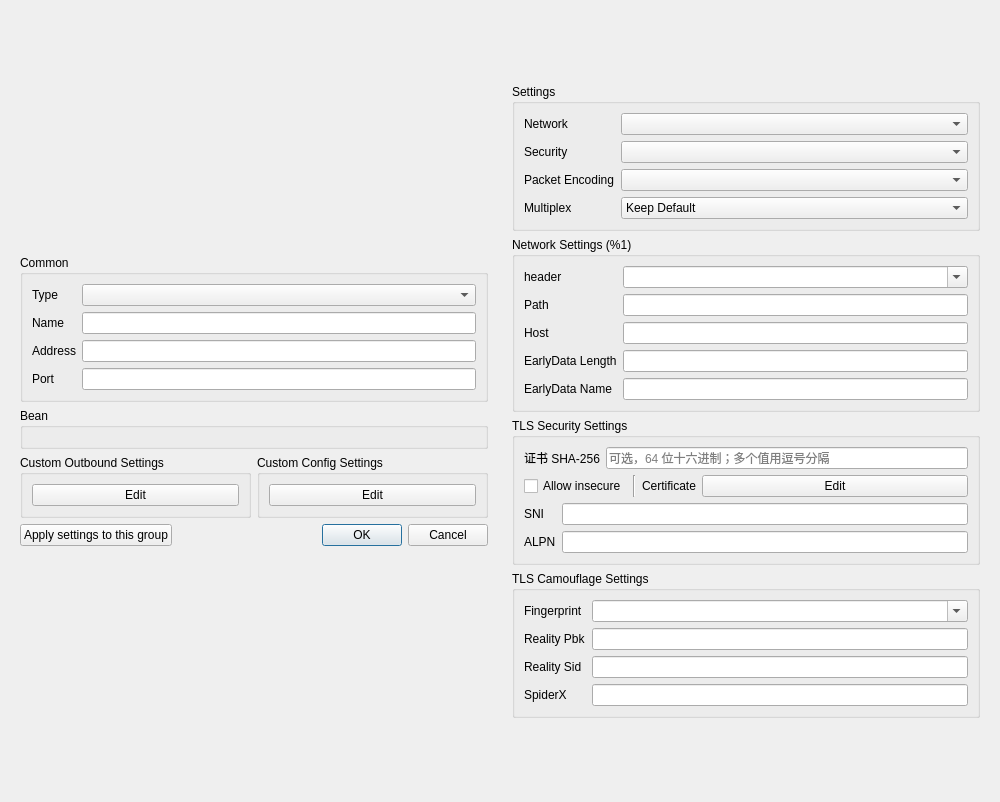
<?xml version="1.0" encoding="UTF-8"?>
<ui version="4.0">
 <class>DialogEditProfile</class>
 <widget class="QDialog" name="DialogEditProfile">
  <property name="geometry">
   <rect>
    <x>0</x>
    <y>0</y>
    <width>1000</width>
    <height>802</height>
   </rect>
  </property>
  <property name="sizePolicy">
   <sizepolicy hsizetype="Preferred" vsizetype="Preferred">
    <horstretch>0</horstretch>
    <verstretch>0</verstretch>
   </sizepolicy>
  </property>
  <property name="windowTitle">
   <string>Edit</string>
  </property>
  <layout class="QHBoxLayout" name="dialog_layout">
   <item>
    <widget class="QWidget" name="left_w" native="true">
     <property name="sizePolicy">
      <sizepolicy hsizetype="Minimum" vsizetype="Maximum">
       <horstretch>0</horstretch>
       <verstretch>0</verstretch>
      </sizepolicy>
     </property>
     <property name="minimumSize">
      <size>
       <width>400</width>
       <height>0</height>
      </size>
     </property>
     <layout class="QVBoxLayout" name="left">
      <property name="sizeConstraint">
       <enum>QLayout::SetDefaultConstraint</enum>
      </property>
      <item>
       <widget class="QGroupBox" name="groupBox">
        <property name="sizePolicy">
         <sizepolicy hsizetype="Preferred" vsizetype="Maximum">
          <horstretch>0</horstretch>
          <verstretch>0</verstretch>
         </sizepolicy>
        </property>
        <property name="title">
         <string>Common</string>
        </property>
        <layout class="QVBoxLayout" name="verticalLayout_3">
         <item>
          <layout class="QGridLayout" name="gridLayout_2">
           <item row="2" column="1">
            <widget class="MyLineEdit" name="address"/>
           </item>
           <item row="1" column="1">
            <widget class="MyLineEdit" name="name"/>
           </item>
           <item row="3" column="1">
            <widget class="QLineEdit" name="port"/>
           </item>
           <item row="0" column="0">
            <widget class="QLabel" name="type_l">
             <property name="text">
              <string>Type</string>
             </property>
            </widget>
           </item>
           <item row="3" column="0">
            <widget class="QLabel" name="port_l">
             <property name="text">
              <string>Port</string>
             </property>
            </widget>
           </item>
           <item row="2" column="0">
            <widget class="QLabel" name="address_l">
             <property name="text">
              <string>Address</string>
             </property>
            </widget>
           </item>
           <item row="1" column="0">
            <widget class="QLabel" name="label">
             <property name="text">
              <string>Name</string>
             </property>
            </widget>
           </item>
           <item row="0" column="1">
            <widget class="QComboBox" name="type"/>
           </item>
          </layout>
         </item>
        </layout>
       </widget>
      </item>
      <item>
       <widget class="QGroupBox" name="bean">
        <property name="sizePolicy">
         <sizepolicy hsizetype="Preferred" vsizetype="Maximum">
          <horstretch>0</horstretch>
          <verstretch>0</verstretch>
         </sizepolicy>
        </property>
        <property name="title">
         <string notr="true">Bean</string>
        </property>
        <layout class="QVBoxLayout" name="verticalLayout_4">
         <item>
          <widget class="QWidget" name="fake" native="true"/>
         </item>
        </layout>
       </widget>
      </item>
      <item>
       <layout class="QHBoxLayout" name="horizontalLayout_2">
        <item>
         <widget class="QGroupBox" name="custom_box">
          <property name="sizePolicy">
           <sizepolicy hsizetype="Preferred" vsizetype="Maximum">
            <horstretch>0</horstretch>
            <verstretch>0</verstretch>
           </sizepolicy>
          </property>
          <property name="title">
           <string>Custom Outbound Settings</string>
          </property>
          <layout class="QVBoxLayout" name="verticalLayout_5">
           <item>
            <widget class="QPushButton" name="custom_outbound_edit">
             <property name="text">
              <string notr="true">Edit</string>
             </property>
            </widget>
           </item>
          </layout>
         </widget>
        </item>
        <item>
         <widget class="QGroupBox" name="custom_global_box">
          <property name="title">
           <string>Custom Config Settings</string>
          </property>
          <layout class="QHBoxLayout" name="horizontalLayout_3">
           <item>
            <widget class="QPushButton" name="custom_config_edit">
             <property name="text">
              <string notr="true">Edit</string>
             </property>
            </widget>
           </item>
          </layout>
         </widget>
        </item>
       </layout>
      </item>
      <item>
       <layout class="QHBoxLayout" name="horizontalLayout_4">
        <item>
         <widget class="QPushButton" name="apply_to_group">
          <property name="text">
           <string>Apply settings to this group</string>
          </property>
         </widget>
        </item>
        <item>
         <widget class="QDialogButtonBox" name="buttonBox">
          <property name="sizePolicy">
           <sizepolicy hsizetype="Expanding" vsizetype="Fixed">
            <horstretch>0</horstretch>
            <verstretch>0</verstretch>
           </sizepolicy>
          </property>
          <property name="orientation">
           <enum>Qt::Horizontal</enum>
          </property>
          <property name="standardButtons">
           <set>QDialogButtonBox::Cancel|QDialogButtonBox::Ok</set>
          </property>
         </widget>
        </item>
       </layout>
      </item>
     </layout>
    </widget>
   </item>
   <item>
    <widget class="QWidget" name="right_all_w" native="true">
     <property name="sizePolicy">
      <sizepolicy hsizetype="Preferred" vsizetype="Maximum">
       <horstretch>0</horstretch>
       <verstretch>0</verstretch>
      </sizepolicy>
     </property>
     <property name="minimumSize">
      <size>
       <width>400</width>
       <height>0</height>
      </size>
     </property>
     <property name="toolTip">
      <string/>
     </property>
     <layout class="QVBoxLayout" name="right_layout">
      <property name="sizeConstraint">
       <enum>QLayout::SetDefaultConstraint</enum>
      </property>
      <item>
       <widget class="QGroupBox" name="stream_box">
        <property name="sizePolicy">
         <sizepolicy hsizetype="Preferred" vsizetype="Maximum">
          <horstretch>0</horstretch>
          <verstretch>0</verstretch>
         </sizepolicy>
        </property>
        <property name="title">
         <string>Settings</string>
        </property>
        <layout class="QVBoxLayout" name="verticalLayout">
         <item>
          <layout class="QGridLayout" name="_2">
           <item row="0" column="1">
            <widget class="QComboBox" name="network">
             <property name="sizePolicy">
              <sizepolicy hsizetype="Expanding" vsizetype="Fixed">
               <horstretch>0</horstretch>
               <verstretch>0</verstretch>
              </sizepolicy>
             </property>
             <item>
              <property name="text">
               <string notr="true"/>
              </property>
             </item>
             <item>
              <property name="text">
               <string notr="true">tcp</string>
              </property>
             </item>
             <item>
              <property name="text">
               <string notr="true">ws</string>
              </property>
             </item>
             <item>
              <property name="text">
               <string notr="true">http</string>
              </property>
             </item>
             <item>
              <property name="text">
               <string notr="true">grpc</string>
              </property>
             </item>
             <item>
              <property name="text">
               <string notr="true">quic</string>
              </property>
             </item>
            </widget>
           </item>
           <item row="2" column="1">
            <widget class="QComboBox" name="packet_encoding">
             <item>
              <property name="text">
               <string notr="true"/>
              </property>
             </item>
             <item>
              <property name="text">
               <string notr="true">packetaddr</string>
              </property>
             </item>
             <item>
              <property name="text">
               <string notr="true">xudp</string>
              </property>
             </item>
            </widget>
           </item>
           <item row="0" column="0">
            <widget class="QLabel" name="network_l">
             <property name="toolTip">
              <string>The underlying transport method. It must be consistent with the server, otherwise, the connection cannot be established.</string>
             </property>
             <property name="text">
              <string>Network</string>
             </property>
            </widget>
           </item>
           <item row="1" column="1">
            <widget class="QComboBox" name="security">
             <item>
              <property name="text">
               <string notr="true"/>
              </property>
             </item>
             <item>
              <property name="text">
               <string notr="true">tls</string>
              </property>
             </item>
            </widget>
           </item>
           <item row="1" column="0">
            <widget class="QLabel" name="security_l">
             <property name="toolTip">
              <string>Transport Layer Security. It must be consistent with the server, otherwise, the connection cannot be established.</string>
             </property>
             <property name="text">
              <string>Security</string>
             </property>
            </widget>
           </item>
           <item row="2" column="0">
            <widget class="QLabel" name="packet_encoding_l">
             <property name="toolTip">
              <string>UDP FullCone Packet encoding for implementing features such as UDP FullCone. Server support is required, if the wrong selection is made, the connection cannot be made. Please leave it blank.</string>
             </property>
             <property name="text">
              <string>Packet Encoding</string>
             </property>
            </widget>
           </item>
           <item row="3" column="0">
            <widget class="QLabel" name="multiplex_l">
             <property name="toolTip">
              <string>Server support is required</string>
             </property>
             <property name="text">
              <string>Multiplex</string>
             </property>
            </widget>
           </item>
           <item row="3" column="1">
            <widget class="QComboBox" name="multiplex">
             <item>
              <property name="text">
               <string>Keep Default</string>
              </property>
             </item>
             <item>
              <property name="text">
               <string>On</string>
              </property>
             </item>
             <item>
              <property name="text">
               <string>Off</string>
              </property>
             </item>
            </widget>
           </item>
          </layout>
         </item>
        </layout>
       </widget>
      </item>
      <item>
       <widget class="QGroupBox" name="network_box">
        <property name="sizePolicy">
         <sizepolicy hsizetype="Preferred" vsizetype="Maximum">
          <horstretch>0</horstretch>
          <verstretch>0</verstretch>
         </sizepolicy>
        </property>
        <property name="title">
         <string>Network Settings (%1)</string>
        </property>
        <layout class="QGridLayout" name="gridLayout">
         <item row="1" column="0">
          <widget class="QLabel" name="path_l">
           <property name="toolTip">
            <string notr="true">http path (ws/http/伪装http)
serviceName (gRPC)
key (QUIC)</string>
           </property>
           <property name="text">
            <string notr="true">Path</string>
           </property>
          </widget>
         </item>
         <item row="2" column="1">
          <widget class="MyLineEdit" name="host"/>
         </item>
         <item row="2" column="0">
          <widget class="QLabel" name="host_l">
           <property name="toolTip">
            <string notr="true">http host (ws/http/伪装http)
security (QUIC)</string>
           </property>
           <property name="text">
            <string notr="true">Host</string>
           </property>
          </widget>
         </item>
         <item row="0" column="0">
          <widget class="QLabel" name="header_type_l">
           <property name="sizePolicy">
            <sizepolicy hsizetype="Maximum" vsizetype="Preferred">
             <horstretch>0</horstretch>
             <verstretch>0</verstretch>
            </sizepolicy>
           </property>
           <property name="toolTip">
            <string notr="true">伪装头部类型 (tcp/quic)</string>
           </property>
           <property name="text">
            <string notr="true">header</string>
           </property>
          </widget>
         </item>
         <item row="1" column="1">
          <widget class="MyLineEdit" name="path"/>
         </item>
         <item row="0" column="1">
          <widget class="QComboBox" name="header_type">
           <property name="sizePolicy">
            <sizepolicy hsizetype="Minimum" vsizetype="Fixed">
             <horstretch>0</horstretch>
             <verstretch>0</verstretch>
            </sizepolicy>
           </property>
           <property name="editable">
            <bool>true</bool>
           </property>
           <item>
            <property name="text">
             <string notr="true"/>
            </property>
           </item>
           <item>
            <property name="text">
             <string notr="true">http</string>
            </property>
           </item>
          </widget>
         </item>
         <item row="3" column="1">
          <widget class="MyLineEdit" name="ws_early_data_length"/>
         </item>
         <item row="3" column="0">
          <widget class="QLabel" name="ws_early_data_length_l">
           <property name="text">
            <string notr="true">EarlyData Length</string>
           </property>
          </widget>
         </item>
         <item row="4" column="1">
          <widget class="MyLineEdit" name="ws_early_data_name"/>
         </item>
         <item row="4" column="0">
          <widget class="QLabel" name="ws_early_data_name_l">
           <property name="text">
            <string notr="true">EarlyData Name</string>
           </property>
          </widget>
         </item>
        </layout>
       </widget>
      </item>
      <item>
       <widget class="QGroupBox" name="security_box">
        <property name="sizePolicy">
         <sizepolicy hsizetype="Preferred" vsizetype="Maximum">
          <horstretch>0</horstretch>
          <verstretch>0</verstretch>
         </sizepolicy>
        </property>
        <property name="title">
         <string>TLS Security Settings</string>
        </property>
        <layout class="QVBoxLayout" name="verticalLayout_2">
         <item>
          <layout class="QHBoxLayout" name="certificatePinLayout">
           <item>
            <widget class="QLabel" name="certificate_pin_label">
             <property name="text"><string>证书 SHA-256</string></property>
            </widget>
           </item>
           <item>
            <widget class="MyLineEdit" name="certificate_pin">
             <property name="placeholderText"><string>可选，64 位十六进制；多个值用逗号分隔</string></property>
             <property name="toolTip"><string>填写后仅按指纹验证，指纹不符仍拒绝连接。当前仅支持 Xray；服务器须只发送一张证书，发送完整证书链时会校验失败。REALITY 不使用此字段。</string></property>
            </widget>
           </item>
          </layout>
         </item>
         <item>
          <layout class="QHBoxLayout" name="horizontalLayout">
           <item>
            <widget class="QCheckBox" name="insecure">
             <property name="sizePolicy">
              <sizepolicy hsizetype="Maximum" vsizetype="Fixed">
               <horstretch>0</horstretch>
               <verstretch>0</verstretch>
              </sizepolicy>
             </property>
             <property name="toolTip">
              <string>When enabled, V2Ray will not check the validity of the TLS certificate provided by the remote host (the security is equivalent to plaintext)</string>
             </property>
             <property name="text">
              <string>Allow insecure</string>
             </property>
            </widget>
           </item>
           <item>
            <widget class="Line" name="line">
             <property name="orientation">
              <enum>Qt::Vertical</enum>
             </property>
            </widget>
           </item>
           <item>
            <widget class="QLabel" name="label_6">
             <property name="sizePolicy">
              <sizepolicy hsizetype="Maximum" vsizetype="Preferred">
               <horstretch>0</horstretch>
               <verstretch>0</verstretch>
              </sizepolicy>
             </property>
             <property name="toolTip">
              <string notr="true"/>
             </property>
             <property name="text">
              <string>Certificate</string>
             </property>
            </widget>
           </item>
           <item>
            <widget class="QPushButton" name="certificate_edit">
             <property name="text">
              <string notr="true">Edit</string>
             </property>
            </widget>
           </item>
          </layout>
         </item>
         <item>
          <layout class="QGridLayout" name="_3">
           <item row="0" column="1">
            <widget class="MyLineEdit" name="sni"/>
           </item>
           <item row="0" column="0">
            <widget class="QLabel" name="label_5">
             <property name="toolTip">
              <string>Server name indication, clear text.</string>
             </property>
             <property name="text">
              <string notr="true">SNI</string>
             </property>
            </widget>
           </item>
           <item row="1" column="0">
            <widget class="QLabel" name="label_8">
             <property name="toolTip">
              <string>Application layer protocol negotiation, clear text. Please separate them with commas.</string>
             </property>
             <property name="text">
              <string notr="true">ALPN</string>
             </property>
            </widget>
           </item>
           <item row="1" column="1">
            <widget class="MyLineEdit" name="alpn"/>
           </item>
          </layout>
         </item>
        </layout>
       </widget>
      </item>
      <item>
       <widget class="QGroupBox" name="tls_camouflage_box">
        <property name="title">
         <string>TLS Camouflage Settings</string>
        </property>
        <layout class="QGridLayout" name="gridLayout_3">
         <item row="0" column="1">
          <widget class="QComboBox" name="utlsFingerprint">
           <property name="editable">
            <bool>true</bool>
           </property>
          </widget>
         </item>
         <item row="0" column="0">
          <widget class="QLabel" name="label_2">
           <property name="sizePolicy">
            <sizepolicy hsizetype="Maximum" vsizetype="Preferred">
             <horstretch>0</horstretch>
             <verstretch>0</verstretch>
            </sizepolicy>
           </property>
           <property name="text">
            <string notr="true">Fingerprint</string>
           </property>
          </widget>
         </item>
         <item row="1" column="0">
          <widget class="QLabel" name="reality_pbk_l">
           <property name="toolTip">
            <string>Reality public key. If not empty, turn TLS into REALITY.</string>
           </property>
           <property name="text">
            <string notr="true">Reality Pbk</string>
           </property>
          </widget>
         </item>
         <item row="2" column="0">
          <widget class="QLabel" name="reality_sid_l">
           <property name="toolTip">
            <string>Reality short id. Accept only one value.</string>
           </property>
           <property name="text">
            <string notr="true">Reality Sid</string>
           </property>
          </widget>
         </item>
         <item row="2" column="1">
          <widget class="MyLineEdit" name="reality_sid"/>
         </item>
         <item row="1" column="1">
          <widget class="MyLineEdit" name="reality_pbk"/>
         </item>
         <item row="3" column="0">
          <widget class="QLabel" name="reality_spx_l">
           <property name="toolTip">
            <string notr="true"/>
           </property>
           <property name="text">
            <string notr="true">SpiderX</string>
           </property>
          </widget>
         </item>
         <item row="3" column="1">
          <widget class="MyLineEdit" name="reality_spx"/>
         </item>
        </layout>
       </widget>
      </item>
     </layout>
    </widget>
   </item>
  </layout>
 </widget>
 <customwidgets>
  <customwidget>
   <class>MyLineEdit</class>
   <extends>QLineEdit</extends>
   <header>ui/widget/MyLineEdit.h</header>
  </customwidget>
 </customwidgets>
 <tabstops>
  <tabstop>type</tabstop>
  <tabstop>name</tabstop>
  <tabstop>address</tabstop>
  <tabstop>port</tabstop>
  <tabstop>custom_outbound_edit</tabstop>
  <tabstop>custom_config_edit</tabstop>
  <tabstop>apply_to_group</tabstop>
  <tabstop>network</tabstop>
  <tabstop>security</tabstop>
  <tabstop>packet_encoding</tabstop>
  <tabstop>multiplex</tabstop>
  <tabstop>header_type</tabstop>
  <tabstop>path</tabstop>
  <tabstop>host</tabstop>
  <tabstop>ws_early_data_length</tabstop>
  <tabstop>ws_early_data_name</tabstop>
  <tabstop>insecure</tabstop>
  <tabstop>certificate_edit</tabstop>
  <tabstop>sni</tabstop>
  <tabstop>alpn</tabstop>
  <tabstop>utlsFingerprint</tabstop>
  <tabstop>reality_pbk</tabstop>
  <tabstop>reality_sid</tabstop>
 </tabstops>
 <resources/>
 <connections>
  <connection>
   <sender>buttonBox</sender>
   <signal>accepted()</signal>
   <receiver>DialogEditProfile</receiver>
   <slot>accept()</slot>
   <hints>
    <hint type="sourcelabel">
     <x>151</x>
     <y>500</y>
    </hint>
    <hint type="destinationlabel">
     <x>299</x>
     <y>299</y>
    </hint>
   </hints>
  </connection>
  <connection>
   <sender>buttonBox</sender>
   <signal>rejected()</signal>
   <receiver>DialogEditProfile</receiver>
   <slot>reject()</slot>
   <hints>
    <hint type="sourcelabel">
     <x>151</x>
     <y>500</y>
    </hint>
    <hint type="destinationlabel">
     <x>299</x>
     <y>299</y>
    </hint>
   </hints>
  </connection>
 </connections>
</ui>
